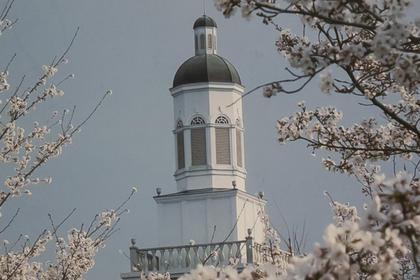
%> input picture KLT_JND/Building.png, 420 x 280 px, shrunk from 1200 x 800 before the run
$ octave run_me.m   (GNU Octave 9; MATLAB toolbox functions it lacks are replaced by stand-ins)
%> lines starting %> are read from the running program, lines starting %| are printed output that depends on the picture; in (x1, y1, x2, y2) boxes, pixels count from 0 and x2, y2 are one past the last pixel; in counts of white or black regions, pixels touching at a corner belong together; the program's own positions count from 1
### KLT_JND/modcrop.m
function img = modcrop(img,q)
% modcrop - Crops an image so that the output M-by-N image satisfies mod(M,q)=0 and mod(N,q)=0
sz = size(img);
sz = sz - mod(sz,q);
img = img(1:sz(1), 1:sz(2),:);

### KLT_JND/patch_extract.m
% patch extract
% extract a designed size img patch and reshape it into a vector
% cat all vector into a matrix
% img must be M-N-1
function patch_matrix = patch_extract(img, k)

k_sqrt = sqrt(k);
% change the img with M-N , mod(M,size)=0, mod(N,size)=0
img = modcrop(img,k_sqrt);
[M,N,~] = size(img);
m = M/k_sqrt;
n = N/k_sqrt;
patch_matrix = [];
for i = 1:m
    for j = 1:n
        patch = img((i-1)*k_sqrt+1:i*k_sqrt,(j-1)*k_sqrt+1:j*k_sqrt);
        patch_matrix = [patch_matrix reshape(patch,k_sqrt*k_sqrt,1)];
    end
end

end

### KLT_JND/KLT_JND.m
function [jnd_map,CPL,thre_final] = KLT_JND(im,ed_pro,L)
% input
% im: input image that need to compute the JND map
% ed_pro: whether use edge protect
% L: specified number of spectral components that included in inverse KLT
% If you do not input L or L=0, then the program will adopt weibull
% distribution to compute the critical point
% output
% jnd_map: the computed JND map
% CPL: perceptual lossless image
% thre_final: critical point
if (nargin==1)
    ed_pro = 1;
    L = 0;
end
if (nargin==2)
    L = 0;
end
kernel_size = 64;
k_sqrt = sqrt(kernel_size)  % make sure dividable
im = modcrop(im, k_sqrt)
thre_cumu = 0;
f_cumu = 0;
text_matrix = patch_extract(im,kernel_size);
KLT_kernel = pca(text_matrix');
klt_coeff = KLT_kernel'*text_matrix;
energy = (sum(klt_coeff.^2,2)/size(klt_coeff,2));
p = energy/sum(energy);
if L==0
   for i = 1:kernel_size
       P_cum(i) = sum(p(1:i));
       thre_cumu = thre_cumu + i*weibull_com(P_cum(i));
       f_cumu = f_cumu + weibull_com(P_cum(i));
  end
  thre_final = ceil(thre_cumu/f_cumu);
else
  thre_final = L;
end
klt_coeff_re = zeros(size(klt_coeff));
klt_coeff_re(1:thre_final,:) = klt_coeff(1:thre_final,:);
test_matrix_re = KLT_kernel*klt_coeff_re;
CPL = image_reshape(im,test_matrix_re);
jnd_map_raw = abs(im-CPL);
edge_protect = func_edge_protect(im);
jnd_map = jnd_map_raw.*edge_protect;
end

function edge_protect = func_edge_protect( img )
% protect the edge region since the HVS is highly sensitive to it

if ~isa( img, 'double' )
    img = double( img );
end
edge_h = 60;
edge_height = func_edge_height( img );
max_val = max( edge_height(:) );
edge_threshold = edge_h / max_val;
if edge_threshold > 0.8
    edge_threshold = 0.8;
end
edge_region = edge(img,'canny',edge_threshold);
se = strel('disk',3);
img_edge = imdilate(edge_region,se);
img_supedge = 1-1*double(img_edge);
gaussian_kernal = fspecial('gaussian',5,0.8);
edge_protect = filter2(gaussian_kernal,img_supedge);
end

function edge_height = func_edge_height( img )
G1 = [0 0 0 0 0
   1 3 8 3 1
   0 0 0 0 0
   -1 -3 -8 -3 -1
   0 0 0 0 0];
G2=[0 0 1 0 0
   0 8 3 0 0
   1 3 0 -3 -1
   0 0 -3 -8 0
   0 0 -1 0 0];
G3=[0 0 1 0 0
   0 0 3 8  0
   -1 -3 0 3 1
   0 -8 -3 0 0
   0 0 -1 0 0];
G4=[0 1 0 -1 0
   0 3 0 -3 0
   0 8 0 -8 0
   0 3 0 -3 0
   0 1 0 -1 0];
% calculate the max grad
[size_x,size_y]=size(img);
grad=zeros(size_x,size_y,4);
grad(:,:,1) = filter2(G1,img)/16;
grad(:,:,2) = filter2(G2,img)/16;
grad(:,:,3) = filter2(G3,img)/16;
grad(:,:,4) = filter2(G4,img)/16;
max_gard = max( abs(grad), [], 3 );
maxgard = max_gard( 3:end-2, 3:end-2 );
edge_height = padarray( maxgard, [2,2], 'symmetric' );
end

### KLT_JND/weibull_com.m
function f = weibull_com(x)
beta = 894.16;
eta = 0.99805;
f = (beta/eta)*(x/eta).^(beta-1).*exp(-(x/eta).^beta);
end

### KLT_JND/image_reshape.m
function im_re = image_reshape(im,test_matrix)

k = size(test_matrix,1);
k_sqrt = sqrt(k);
im = modcrop(im,k_sqrt);
[M N H] = size(im);
m = M/k_sqrt;
n = N/k_sqrt;
for i=1:m
    for j=1:n
        patch_vec = test_matrix(:,(i-1)*n+j);
        patch = reshape(patch_vec,k_sqrt,k_sqrt);
        im_re((i-1)*k_sqrt+1:i*k_sqrt,(j-1)*k_sqrt+1:j*k_sqrt) = patch;
    end
end

end

### KLT_JND/img_scaled.m
function  im_scaled = img_scaled(im)
im_scaled = ((im - min(min(im)))/(max(max(im))-min(min(im))))*255;
end

### KLT_JND/run_me.m
clc;clear;close all;
kernel_size=64;
img = imread(['.\Building.png']);
%> img is the input picture: size 280x420x3 uint8; mean R, G, B 126.9, 129.6, 131.6
img = modcrop(img,sqrt(kernel_size));
if (size(img,3)==3)
   im = double(rgb2gray(img));
else
   im = double(img);
end
tic
[jnd_map,CPL,thre_final] = KLT_JND(im,1);
%> after the loop in patch_extract, `for i = 1:m`:
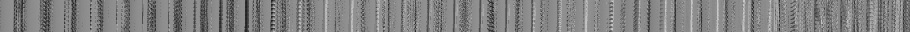
%> patch_matrix: size 64x1820 double (shown at 1/2 size); min 23, max 214, mean 129.3; mean of the top-left, top-right, bottom-left and bottom-right quarters 125.9, 132.6, 125.8, 132.7
%> in KLT_JND, `energy = (sum(klt_coeff.^2,2)/size(klt_coeff,2));`: energy = 64 values, max 1098777.8 at index 1, min 5.42 at index 64, mean 17624.6
%> in KLT_JND, `p = energy/sum(energy);`: p = 64 values, max 0.974 at index 1, min 4.8e-06 at index 64, mean 0.0156
%> the loop in KLT_JND, `for i = 1:kernel_size` made 64 passes
%> (thre_cumu, f_cumu) on passes 2 to 13: (3.07e-05, 1.55e-05), (0.00102, 0.000347), (0.0633, 0.0159), (0.342, 0.0716), (1.7, 0.298), (5.1, 0.784), (12.75, 1.74), (29.31, 3.58), (62.77, 6.93), (130.1, 13.05), (242.9, 22.45), (428.3, 36.71)
%> f_cumu on pass 1: 3.43e-07
%> after the loop in KLT_JND, `for i = 1:kernel_size`: P_cum = 64 values from 0.974 to 1; f_cumu = 6923.3; thre_cumu = 223866.8
%> in KLT_JND, `thre_final = ceil(thre_cumu/f_cumu);`: thre_final = 33
%> in func_edge_height, `grad(:,:,4) = filter2(G4,img)/16;`:
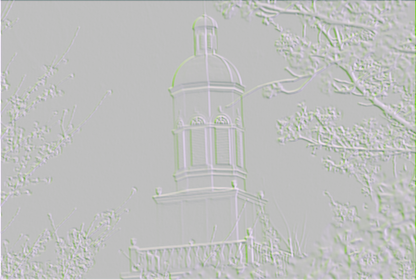
%> grad: size 280x416x4 double; mean R, G, B, A 0, 0, -0.1, 0.1; transparent parts drawn white
%> in func_edge_height, `maxgard = max_gard( 3:end-2, 3:end-2 );`:
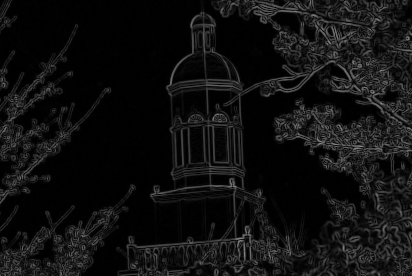
%> maxgard: size 276x412 double; min 0, max 142.1, mean 16.8
%> in func_edge_protect, `max_val = max( edge_height(:) );`: max_val = 142.1
%> in func_edge_protect, `edge_threshold = edge_h / max_val;`: edge_threshold = 0.422
%> in func_edge_protect, `edge_region = edge(img,'canny',edge_threshold);`:
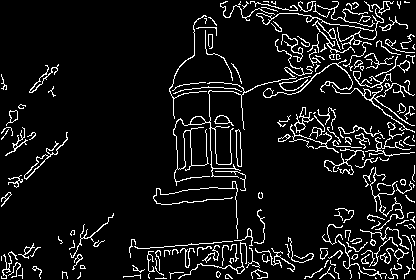
%> edge_region: size 280x416 logical; 8.4% white in thin lines or dots
%> in func_edge_protect, `img_edge = imdilate(edge_region,se);`: img_edge: size 280x416 logical; 36% white; 13 white regions, largest, box (x1, y1, x2, y2) and area: (121, 0, 416, 280) 36913, (67, 211, 116, 280) 1079, (0, 102, 38, 158) 928
%> in func_edge_protect, `edge_protect = filter2(gaussian_kernal,img_supedge);`:
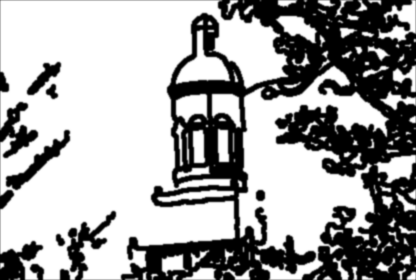
%> edge_protect: size 280x416 double; min 0, max 1, mean 0.638
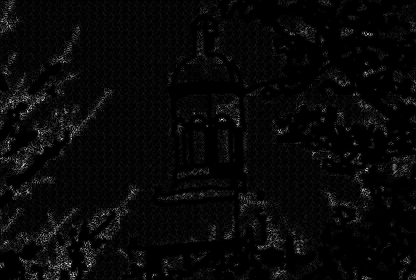
%> jnd_map: size 280x416 double; min 0, max 39.21, mean 1.3; drawn with min black and max white
%> thre_final = 33
toc
jnd_map_show = img_scaled(log2(jnd_map+2));
%> in img_scaled, `im_scaled = ((im - min(min(im)))/(max(max(im))-min(min(im))))*255;`:
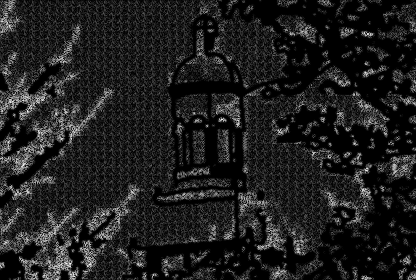
%> im_scaled: size 280x416 double; min 0, max 255, mean 31.6
figure,
imshow(jnd_map,[]), title('JND map');
% scale the JND map for finer observation
figure,
imshow(uint8(jnd_map_show)), title('JND map after scaling');
figure,
imshow(CPL,[]),title('CPL image');
figure,
imshow(im,[]),title('Original image');
